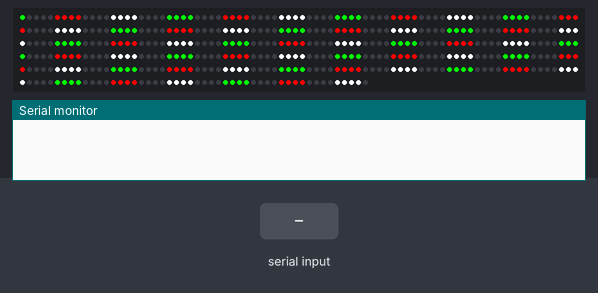
The sketch below on a simulated Arduino Uno, built with avr-gcc and run on an emulated ATmega328P. Parts: 450 RGB LEDs in strip order, left to right, continuing on the next row, the last lines printed to the serial monitor. The inputs (shaded band) are chosen by the test bench.

Above: at 1.2 s.
1.3 s: "0\n" received over Serial
At 2.0 s:
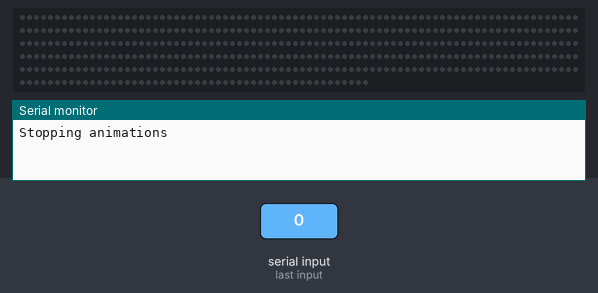
2.8 s: "1\n" received over Serial
At 3.8 s:
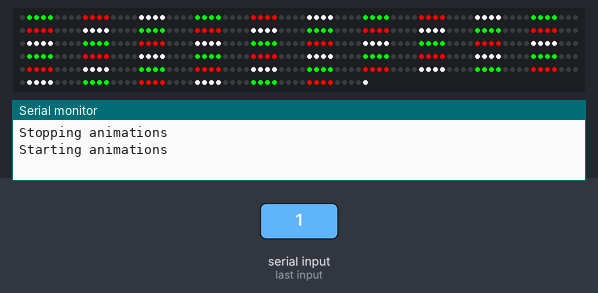
4.3 s: "90,45\n" received over Serial
At 37.39 s:
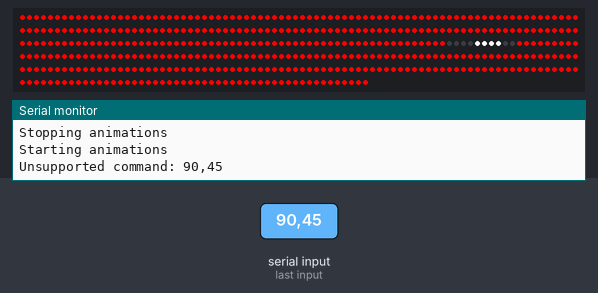

The sketch:

neopixel.ino
```cpp
// Accepts serial commands to change the pattern / colors of the animation

#include <Adafruit_NeoPixel.h>

#define PIN    6
#define N_LEDS 450 // 5 meter reel @ 30 LEDs/m = 150

Adafruit_NeoPixel strip = Adafruit_NeoPixel(N_LEDS, PIN, NEO_GRB + NEO_KHZ800);
String input;   // for incoming serial data
bool run = true;
bool debug = false;
int PRESET = 0; // 0 = xmas, 1 = 4th of july, 2 = mothers day, 3 = spring

// colors are RR GG BB
uint32_t RED = 0xFF0000;
uint32_t GREEN = 0x00FF00;
uint32_t BLUE = 0x0000FF;
uint32_t WHITE = 0xFFFFFF;
uint32_t PINK = 0xFFAAAA;
uint32_t MAGENTA = 0xFF00FF;
uint32_t PURPLE = 0x00DDFF;
uint32_t TEAL = 0x00FFFF;
uint32_t ORANGE = 0xFF9D00;
uint32_t YELLOW = 0xFFFF00;

void setup() {
  Serial.begin(9600);
  strip.begin();
}

void loop() {
  uint16_t wait = 25;

  if (run) {
    if (PRESET == 0) { // xmas
      multichase(false, wait, RED, WHITE, GREEN);
      multichase(true, wait, RED, WHITE, GREEN);
      colorFill(wait/2, RED);
      colorFill(wait/2, GREEN);
    } else if (PRESET == 1) { // 4th of july
      multichase(false, wait, RED, WHITE, BLUE);
      multichase(true, wait, RED, WHITE, BLUE);
      colorFill(wait/2, RED);
      colorFill(wait/2, BLUE);
    } else if (PRESET == 2) { // mother's day
      multichase(false, wait, PINK, WHITE, MAGENTA);
      multichase(true, wait, PINK, WHITE, MAGENTA);
      colorFill(wait/2, PINK);
      colorFill(wait/2, MAGENTA);
    } else if (PRESET == 3) { // spring
      multichase(false, wait, PINK, TEAL, MAGENTA);
      multichase(true, wait, PINK, TEAL, MAGENTA);
      colorFill(wait/2, PINK);
      colorFill(wait/2, TEAL);
      colorFill(wait/2, PURPLE);
    } else if (PRESET == 4) { // halloween
      multichase(false, wait, ORANGE, ORANGE, ORANGE);
      multichase(true, wait, ORANGE, ORANGE, ORANGE);
      colorFill(wait/2, ORANGE);
    }
  } else {
    dark(wait);
  }

  processInput(readStr());
}

static void processInput(String in) {
  switch (in.charAt(0)) {
    case '0':
      Serial.println("Stopping animations");
      run = false;
      break;
    case '1':
      Serial.println("Starting animations");
      run = true;
      break;
    case 'P':
      Serial.print("Set preset sequence to: ");
      Serial.println(in.substring(1).toInt());
      setPreset(in.substring(1).toInt());
      break;
    case 'C':
      Serial.print("Add color to color sequence: ");
      Serial.println(in);
      addColor(in);
      break;
    case 'R':
      Serial.println("Reset color sequence");
      resetColors();
      break;
    case 'D':
      Serial.println("Toggle debug");
      debug = !debug;
      break;
    default:
      if (in != "") {
        Serial.print("Unsupported command: ");
        Serial.println(in);
      }
      break;
  }
}


static String readStr() {
  // send data only when you receive data:
  if (Serial && Serial.available() > 0) {
    // read the incoming char:
    input = Serial.readStringUntil('\n');

    if (debug) {
      // say what you got:
      Serial.print("I received: ");
      Serial.println(input);
    }
    return input;
  }
  return "";
}

static void setPreset(int in) {
  PRESET = in;
}

static void addColor(String in) {
  // stub for adding colors
}

static void resetColors() {
  // stub for resetting colors
}

// turn off all pixels
static void dark(uint16_t wait) {
  for(int i=0; i<strip.numPixels(); i++) {
    strip.setPixelColor(i, 0); // Erase pixel
  }
  strip.show();
  delay(wait);
}

// single bar of color 4 pixels long runs around the strip
static void chase(uint16_t wait, uint32_t c) {
  for(int i=0; i<strip.numPixels()+4; i++) {
    if (run) {
      strip.setPixelColor(i  , c); // Draw new pixel
      strip.setPixelColor(i-4, 0); // Erase pixel a few steps back
      strip.show();
      delay(wait);
    }

    processInput(readStr());
  }
}

// continous bars of colors run around the strip
static void multichase(bool reverse, uint16_t wait, uint32_t c1, uint32_t c2, uint32_t c3) {
  int width = 4;
  int numColors = 3;
  int repeat = 10;
  int maxOffset = width * numColors*2 * repeat;
  if (reverse) {
    // reverse
    for(int offset=maxOffset; offset>=0; offset--) {
      if (run) {
        multichaseFrame(offset, wait, c1, c2, c3);
      }

      processInput(readStr());
    }
  } else {
    // forward
    for(int offset=0; offset<maxOffset; offset++) {
      if (run) {
        multichaseFrame(offset, wait, c1, c2, c3);
      }

      processInput(readStr());
    }
  }
}

static void multichaseFrame(int offset, uint16_t wait, uint32_t c1, uint32_t c2, uint32_t c3) {
  for(int i=0; i<strip.numPixels(); i++) {
    switch ((i+offset) % 24) {
      case 1:
      case 2:
      case 3:
      case 4:
        strip.setPixelColor(i, c1); // Draw new pixel
        break;
      case 9:
      case 10:
      case 11:
      case 12:
        strip.setPixelColor(i, c2); // Draw new pixel
        break;
      case 17:
      case 18:
      case 19:
      case 20:
        strip.setPixelColor(i, c3); // Draw new pixel
        break;
      default:
        strip.setPixelColor(i, 0); // Erase pixel
        break;
    }
  }

  strip.show();
  delay(wait);
}

// Fill the dots one after the other with a color
void colorWipe(uint16_t wait, uint32_t c) {
  for(int i=0; i<strip.numPixels(); i++) {
    if (run) {
      strip.setPixelColor(i, c);
      strip.show();
      delay(wait);
    }

    processInput(readStr());
  }
}

// Fill the dots one after the other with a color from both sides
void colorFill(uint16_t wait, uint32_t c) {
  int numPixels = strip.numPixels();
  int halfway = numPixels/2;
  for(int i=0; i<=halfway; i++) {
    if (run) {
      strip.setPixelColor(i, c);
      strip.setPixelColor(numPixels-i, c);
      strip.show();
      delay(wait);
    }

    processInput(readStr());
  }
}
```

Measured:
- after the input at 1.3 s, the LEDs: change after 0.10 s (image 1)
- after the input at 2.8 s, the LEDs: first change after 0.05 s (image 2 shows a later state)
